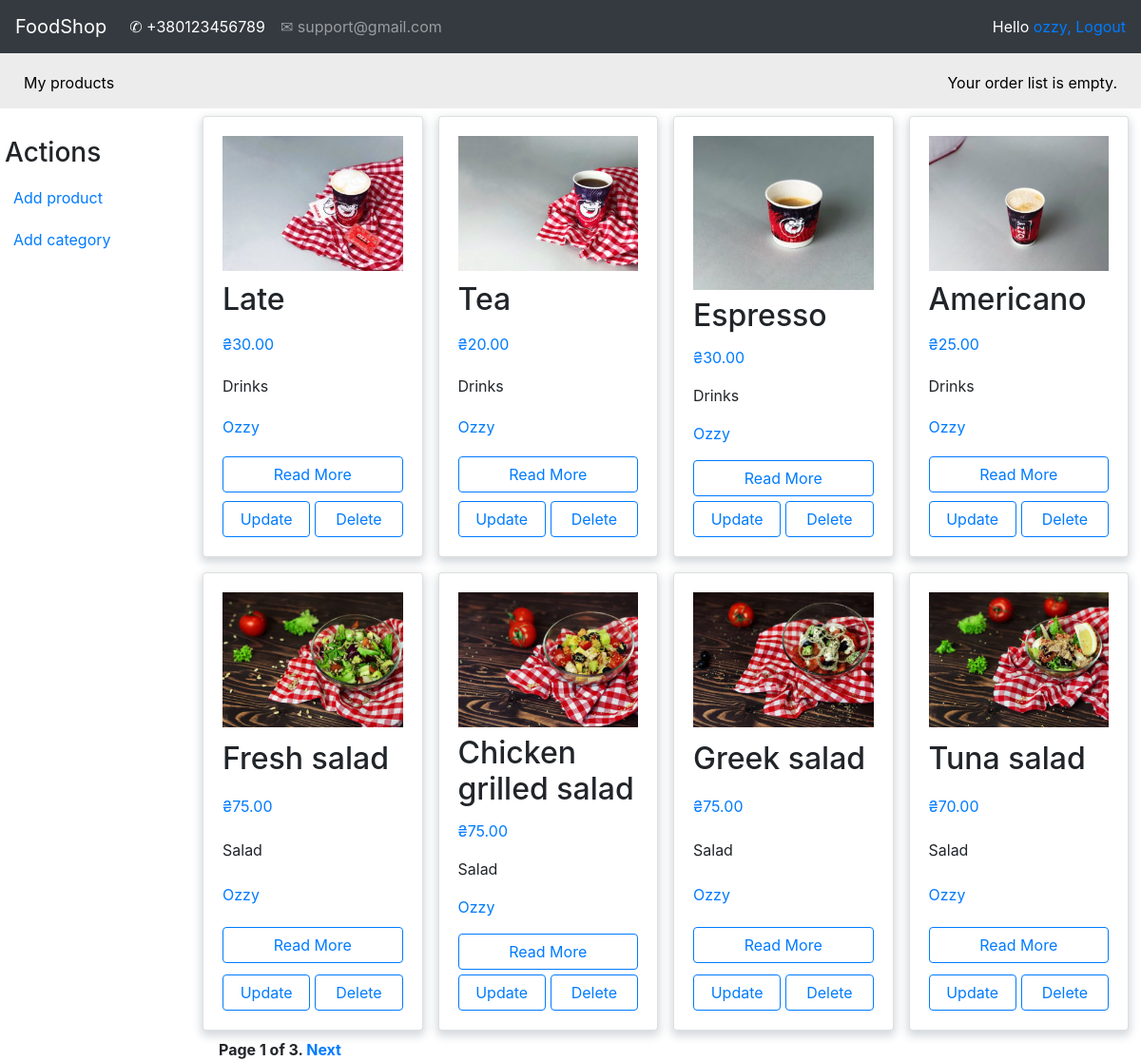
Page /account/my_products/ (signed in) on the earlier database version.
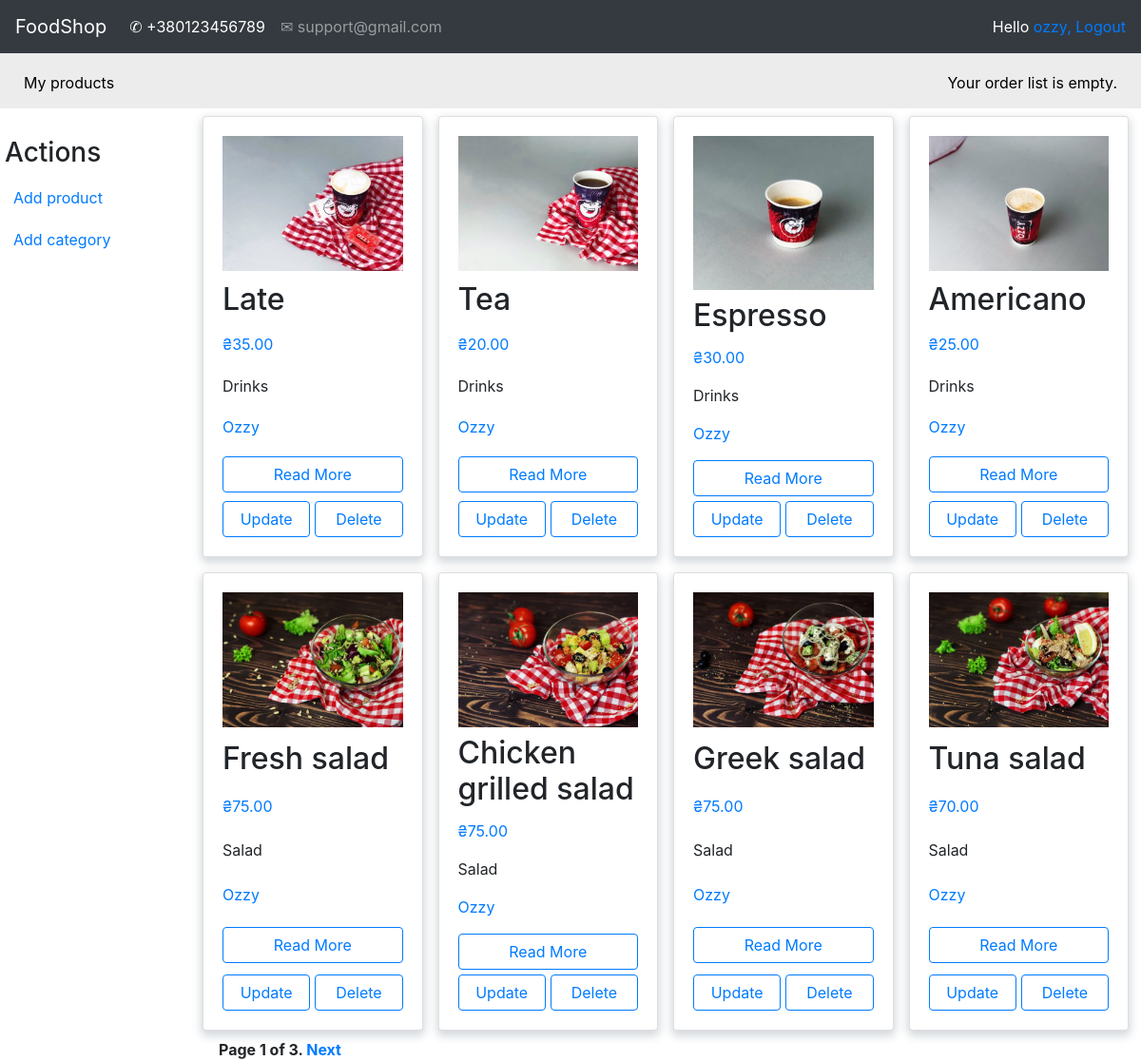
Same page on the later database version.
### shop/models.py (models this page shows, shortened)
class Product(models.Model):
    shop = models.ForeignKey(Shop, on_delete=models.CASCADE)
    category = models.ForeignKey(Category, on_delete=models.CASCADE)
    name = models.CharField(max_length=150, db_index=True)
    slug = models.SlugField(max_length=150, db_index=True)
    image = models.ImageField(upload_to='image_products/%Y/%m/%d', default='image_products/no_img.png')
    description = models.TextField(blank=True)
    price = models.DecimalField(max_digits=10, decimal_places=2)
    available = models.BooleanField(default=True)
    created = models.DateTimeField(auto_now_add=True)
    updated = models.DateTimeField(auto_now=True)
    objects = ProductManager()
    class Meta:
        ordering = ('-created',)
        index_together = (('id', 'slug'),)
        default_related_name = "products"
    def get_absolute_url(self):
        return reverse('product_detail',
                       args=[self.id, self.slug])
    def get_shop_slug(self):
        shop = Shop.objects.get(name=self.shop)
        shop = shop.slug
        return reverse('product_list_by_shop',
                       args=[shop])

class Category(models.Model):
    name = models.CharField(max_length=150, db_index=True)
    slug = models.SlugField(max_length=150, db_index=True, unique=True)
    class Meta:
        ordering = ('name',)
        default_related_name = "category"
        verbose_name = "Category"
        verbose_name_plural = "Categories"
    def __str__(self):
        return self.name

class Shop(models.Model):
    owner = models.OneToOneField(settings.AUTH_USER_MODEL, on_delete=models.CASCADE)
    name = models.CharField(max_length=150, db_index=True)
    slug = models.SlugField(max_length=150, db_index=True, unique=True)
    class Meta:
        ordering = ('name',)
        default_related_name = "shop"
    def __str__(self):
        return self.name

### account/decorators.py (the view)
    def wrapper_func(request, *args, **kwargs):
        group = None
        if request.user.groups.exists():
            group = request.user.groups.filter(name='entrepreneur').exists()
        if group:
            return view_func(request, *args, **kwargs)
        else:
            return redirect('product_list')

### account/templatetags/custom_tags.py (called while the page is built)
@register.filter(name='has_group')
def has_group(user, group_name):
    return user.groups.filter(name=group_name).exists()

@register.filter(name='has_shop')
def has_shop(user, shop_name):
    if Shop.objects.filter(owner=user):
        if Shop.objects.get(owner=user).name == shop_name.name:
            return shop_name.name
    else:
        return None

### account/views.py (called while the page is built)
@login_required
@entrepreneur_only
def myProducts(request):
    shop = Shop.objects.get(owner=request.user)
    products = Product.objects.filter(shop=shop)
    paginator = Paginator(products, 8)
    page = request.GET.get('page')
    try:
        objects = paginator.page(page)
    except PageNotAnInteger:
        objects = paginator.page(1)
    except EmptyPage:
        objects = paginator.page(paginator.num_pages)
    context = {"products": objects}
    return render(request, 'registration/CRUD/my_products.html', context)

### orderlist/context_processors.py (called while the page is built)
def orderlist(request):
    return {'orderlist': OrderList(request)}

### orderlist/orderlist.py (called while the page is built)
    def __len__(self):
        return sum(item['count'] for item in self.orderlist.values())

### templates/registration/CRUD/my_products.html (shortened to what this page needs)
{% extends 'shop/base.html' %}
{% load custom_tags %}
{% load static %}
{% block context %}
<div id="sidebar">
        <h3 style="margin-left: 5px">Actions</h3>
        <ul>
            <li>
                <a href="{% url 'create_product' %}">Add product</a>
            </li>
            <li>
                <a href="{% url 'create_category' %}">Add category</a>
            </li>
        </ul>
    </div>
<div class="d-flex flex-column" style="margin-right: -5px;">
{% if products %}
<div class="row" style="margin-right: 5px">
      {% for product in products %}
        <div class="post-item col-12 col-sm-6 col-md-6 col-lg-3 p-2">
          <div class="card h-100 card-product">
            <div class="card-body card-flex">
               <div class="product-image mb-2">
                <img src="{{ product.image.url }}">
               </div>
              <h2 class="card-title">{{ product.name }}</h2>
              <p class="text-primary">₴{{ product.price}}</p>
              <p class="card-text">{{product.category|safe | truncatewords:10 }}</p>
              <p class="card-text"><a href="{{ product.get_shop_slug }}">
                  {{product.shop|safe | truncatewords:10 }}</a></p>
              <a href="{{ product.get_absolute_url }}" style="width:100%; margin-bottom: 5px" class="btn btn-outline-primary">Read More</a>
              {% if request.user.is_authenticated %}
                {% if request.user|has_shop:product.shop %}
                <div class="d-flex justify-content-between">
                <a href="{% url 'update_product' product.id product.slug %}" style="width:50%; margin-right: 5px"
                   class="btn btn-outline-primary">Update</a>
                <a href="{% url 'delete_product' product.id product.slug %}" style="width:50%;"
                   class="btn btn-outline-primary">Delete</a>
                </div>
                {% endif %}
              {% endif %}
            </div>
          </div>
        </div>
      {% endfor %}
    </div>
    {% if products %}
    {% include 'pagination/pagination.html' with page=products %}
    {% endif %}
    </div>
{% else %}
<p style="font-style:oblique; font-size: 400%">Sorry, there are no products in this collection.</p>
{% endif %}
{% endblock %}

Differences in the rows shown:
changed Product "Late": price "30.00" → "35.00"
